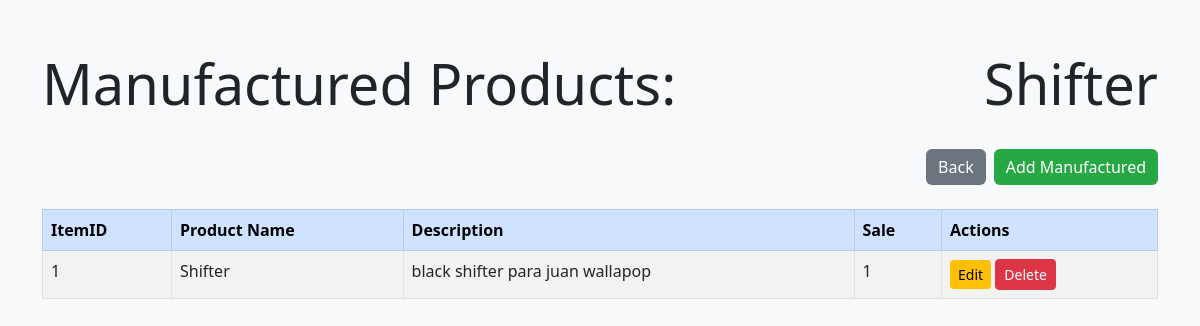
The app's page /product/1/manufactured with its own data.
### model/model.py (models this page shows, shortened)
class Product(Base):
    __tablename__ = 'products'
    product_id = Column(Integer, primary_key=True)
    name = Column(String)
    description = Column(String)
    sale_price = Column(Numeric(10, 2), nullable=False)
    minimum_price = Column(Numeric(10, 2), nullable=False)
    manufactured_items  = relationship("ManufacturedItem", back_populates="product", cascade="all, delete-orphan")
    materials = relationship("ProductMaterial", back_populates="product", cascade="all, delete-orphan")

class ManufacturedItem(Base):
    __tablename__ = 'manufactured_items'
    item_id = Column(Integer, primary_key=True)
    product_id = Column(Integer, ForeignKey('products.product_id'), nullable=False)
    description = Column(String)
    sale_id = Column(Integer, ForeignKey('sales.sale_id'))
    product = relationship("Product", back_populates="manufactured_items")
    manufactured = relationship("Sale", back_populates="items")

### app.py (the view)
@app.route('/product/manufactured', defaults={'product_id': None})
@app.route('/product/<int:product_id>/manufactured', methods=['GET'])
def manufactured_items(product_id):
    product_controller = ProductController(session)
    manufactured_products = product_controller.get_all_manufactured_item(product_id)
    product = product_controller.get_product(product_id)
    return render_template('manufactured_products.html', product=product, manufactured_products=manufactured_products)

### controller/controller.py (called while the page is built)
    def get_product(self, product_id):
        return self.session.query(Product).filter_by(product_id=product_id).first()

    def get_all_manufactured_item(self, product_id):
        return self.session.query(ManufacturedItem).filter_by(product_id=product_id).all()

### templates/manufactured_products.html (shortened to what this page needs)
<!DOCTYPE html>
<html lang="en">
<head>
    <link href="https://cdn.jsdelivr.net/npm/bootstrap@5.3.0/dist/css/bootstrap.min.css" rel="stylesheet">
</head>
<body>
    <div class="container">
        <div class="d-flex justify-content-between align-items-center mb-4">
            <h1 class="display-4">Manufactured Products:</h1>
            <h1 class="display-4">{{product.name}}</h1>
        </div>
        <div class="d-flex justify-content-end mb-4">
            <a href="/products" class="btn btn-secondary">Back</a>
            <a href="/product/{{product.product_id}}/manufactured/add" class="btn btn-success ms-2">Add Manufactured</a>
        </div>
        <div class="table-responsive">
            <table class="table table-striped table-bordered">
                <thead class="table-primary">
                    <tr>
                        <th>ItemID</th>
                        <th>Product Name</th>
                        <th>Description</th>
                        <th>Sale</th>
                        <th>Actions</th>
                    </tr>
                </thead>
                <tbody>
                    {% for manufactured_item in manufactured_products %}
                    <tr>
                        <td>{{ manufactured_item.item_id }}</td>
                        <td>{{ manufactured_item.product.name }}</td>
                        <td>{{ manufactured_item.description }}</td>
                        <td>{% if manufactured_item.sale_id %}{{ manufactured_item.sale_id }}{% else %}N/A{% endif %}</td>
                        <td>
                            <a href="/product/{{ manufactured_item.product_id }}/manufactured/{{manufactured_item.item_id}}/edit" class="btn btn-warning btn-sm">Edit</a>
                            <a href="/product/{{ manufactured_item.product_id }}/manufactured/{{manufactured_item.item_id}}/delete" onclick="return confirm('Are you sure you want to delete this record?');" class="btn btn-danger btn-sm">Delete</a>
                        </td>
                    </tr>
                    {% endfor %}
                </tbody>
            </table>
        </div>
    </div>
</body>
</html>

### templates/manufactured_products.html (style rules this page uses)
body { background-color: #f8f9fa; }
.container { margin-top: 50px; }
.btn-success { background-color: #28a745; border: none; }
.btn-warning { background-color: #ffc107; border: none; }
.btn-secondary { background-color: #6c757d; border: none; }

### records on screen
Product: name "Shifter"
ManufacturedItem: item_id "1", product.name "Shifter", description "black shifter para juan wallapop", sale_id "1"
